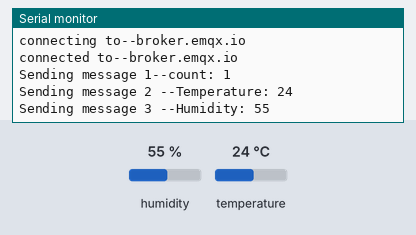
A sketch run on a simulated ESP32. Shown: the last lines printed to the serial monitor. Inputs (shaded band) come from the test bench; at power-on: humidity 55 %, temperature 24 °C. WiFi joins after 1.5 s; servers stay silent unless stated; no MQTT or app messages arrive unless stated.

Above: at 2.8 s.
2.9 s: humidity set to 22 %
At 5.2 s:
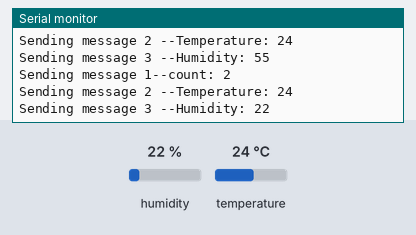
5.6 s: temperature set to 12 °C
At 6.9 s:
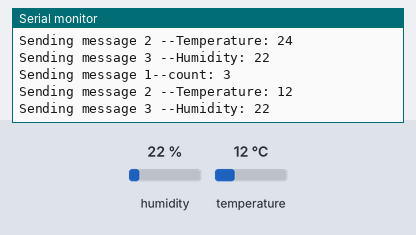
8.3 s: humidity set to 40 %
At 11.3 s:
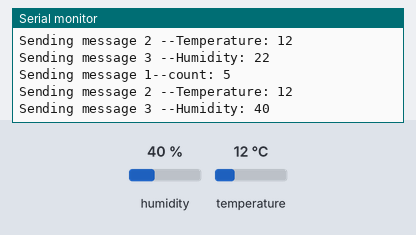
Timing chart, 0 to 12.8 s (numbered marks = the images above; inputs shaded):
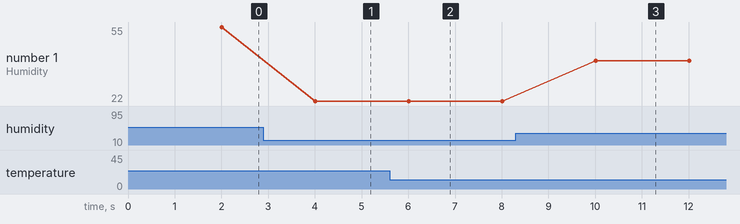

The sketch:

Server.ino
```cpp
#include <WiFi.h>
#include <WiFiClient.h>
#include <PubSubClient.h>
#include <DHT.h>

#define DPIN 19
#define DTYPE DHT11
DHT dht(DPIN, DTYPE);

const char* ssid = "Revive Lab";
const char* password = "Revive@123";
const char* brokeruser = "muhammadyahya1217@gmail.com";
const char* brokerpass = "scienta480";
const char* broker = "broker.emqx.io";

int count = 0;
char* outtopic1 = "/muhammadyahya1217@gmail.com/out";
char* outtopic2 = "/temperature/out";
char* outtopic3 = "/humidity/out";
long currenttime;
long lasttime;
char messages1[50], messages2[50], messages3[50];

WiFiClient espClient;
PubSubClient client(espClient);

void setupwifi() {
  delay(100);
  Serial.print("\nconnecting to...");
  Serial.println(ssid);
  WiFi.begin(ssid, password);
  while (WiFi.status() != WL_CONNECTED) {
    delay(100);
    Serial.print("---");
  }
  Serial.print("\nconnected to--");
  Serial.print(ssid);
}

void reconnect() {
  while (!client.connected()) {
    Serial.print("\nconnecting to--");
    Serial.println(broker);
    if (client.connect("koikoikoi", brokeruser, brokerpass)) {
      Serial.print("\nconnected to--");
      Serial.println(broker);
    } else {
      Serial.print("\nConnection Error --Try again");
      delay(200);
    }
  }
}

void setup() {
  Serial.begin(115200);
  dht.begin();
  setupwifi();
  client.setServer(broker, 1883);
}

void loop() {
  int tc = dht.readTemperature(false);
  int hu = dht.readHumidity();

  if (!client.connected()) {
    reconnect();
  }
  client.loop();

  currenttime = millis();
  if (currenttime - lasttime > 2000) {
    count++;
    snprintf(messages1, 75, "count: %d", count);
    Serial.print("Sending message 1--");
    Serial.println(messages1);
    client.publish(outtopic1, messages1);
    lasttime = millis();

    snprintf(messages2, 75, "Temperature: %d", tc);
    Serial.print("Sending message 2 --");
    Serial.println(messages2);
    client.publish(outtopic2, messages2);

    snprintf(messages3, 75, "Humidity: %d", hu);
    Serial.print("Sending message 3 --");
    Serial.println(messages3);
    client.publish(outtopic3, messages3);
  }
}
```

Measured:
- after the input at 2.9 s, the serial monitor: prints a new line after 1.1 s (image 1)
- after the input at 5.6 s, the serial monitor: prints a new line after 0.41 s (image 2)
- after the input at 8.3 s, the serial monitor: prints a new line after 1.7 s (image 3)
- plotted number 1: 55 → 22 after the input at 2.9 s, 22 → 40 after the input at 8.3 s
